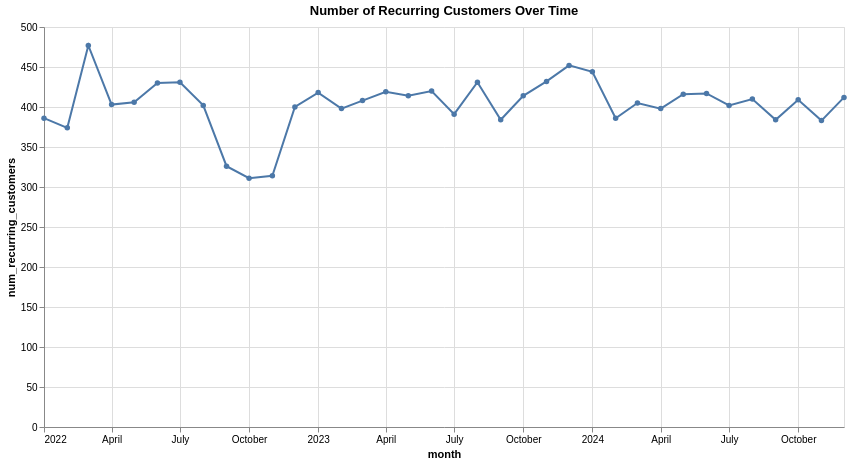

Notebook cell for this chart:
### Code cell
# find recurring customers
recur = total_data.copy()
recur['date_time'] = pd.to_datetime(recur['date_time'])
recur = recur.sort_values(['customer_id', 'date_time']).reset_index(drop=True)

# Identify recurring customers (at least 2 transactions within 50 days)
recurring_customers_set = set()

for cust_id, group in recur.groupby('customer_id'):
    dates = group['date_time'].dt.normalize().drop_duplicates().values
    start = 0
    for end in range(1, len(dates)):
        diff = (dates[end] - dates[start]).astype('timedelta64[D]').astype(int)
        while diff > 30:
            start += 1
            diff = (dates[end] - dates[start]).astype('timedelta64[D]').astype(int)
        if end - start >= 1:
            recurring_customers_set.add(cust_id)
            break

recurring_customers_list = list(recurring_customers_set)
print(f"Found {len(recurring_customers_list)} recurring customers")

# Filter transactions for recurring customers
recur_recurring = recur[recur['customer_id'].isin(recurring_customers_list)].copy()
recur_recurring['month'] = recur_recurring['date_time'].dt.to_period('M').dt.to_timestamp()

# Aggregate monthly
recurring_per_month = recur_recurring.groupby('month')['customer_id'].nunique().reset_index()
recurring_per_month.rename(columns={'customer_id': 'num_recurring_customers'}, inplace=True)

# Altair visualization
chart_recurring = alt.Chart(recurring_per_month).mark_line(point=True).encode(
    x='month:T',
    y='num_recurring_customers:Q',
    tooltip=['month:T', 'num_recurring_customers:Q']
).properties(
    title='Number of Recurring Customers Over Time',
    width=800,
    height=400
)

chart_recurring

### Figure 1 — Vega specification as saved in the notebook (floating-point values rounded to 4 significant figures)
{"$schema": "https://vega.github.io/schema/vega/v5.json", "data": [{"name": "source_0", "values": [{"month": "2022-01-01T00:00:00.000", "num_recurring_customers": 386}, {"month": "2022-02-01T00:00:00.000", "num_recurring_customers": 374}, {"month": "2022-03-01T00:00:00.000", "num_recurring_customers": 477}, {"month": "2022-04-01T00:00:00.000", "num_recurring_customers": 403}, {"month": "2022-05-01T00:00:00.000", "num_recurring_customers": 406}, {"month": "2022-06-01T00:00:00.000", "num_recurring_customers": 430}, {"month": "2022-07-01T00:00:00.000", "num_recurring_customers": 431}, {"month": "2022-08-01T00:00:00.000", "num_recurring_customers": 402}, {"month": "2022-09-01T00:00:00.000", "num_recurring_customers": 326}, {"month": "2022-10-01T00:00:00.000", "num_recurring_customers": 311}, {"month": "2022-11-01T00:00:00.000", "num_recurring_customers": 314}, {"month": "2022-12-01T00:00:00.000", "num_recurring_customers": 400}, {"month": "2023-01-01T00:00:00.000", "num_recurring_customers": 418}, {"month": "2023-02-01T00:00:00.000", "num_recurring_customers": 398}, {"month": "2023-03-01T00:00:00.000", "num_recurring_customers": 408}, {"month": "2023-04-01T00:00:00.000", "num_recurring_customers": 419}, {"month": "2023-05-01T00:00:00.000", "num_recurring_customers": 414}, {"month": "2023-06-01T00:00:00.000", "num_recurring_customers": 420}, {"month": "2023-07-01T00:00:00.000", "num_recurring_customers": 391}, {"month": "2023-08-01T00:00:00.000", "num_recurring_customers": 431}, {"month": "2023-09-01T00:00:00.000", "num_recurring_customers": 384}, {"month": "2023-10-01T00:00:00.000", "num_recurring_customers": 414}, {"month": "2023-11-01T00:00:00.000", "num_recurring_customers": 432}, {"month": "2023-12-01T00:00:00.000", "num_recurring_customers": 452}, {"month": "2024-01-01T00:00:00.000", "num_recurring_customers": 444}, {"month": "2024-02-01T00:00:00.000", "num_recurring_customers": 386}, {"month": "2024-03-01T00:00:00.000", "num_recurring_customers": 405}, {"month": "2024-04-01T00:00:00.000", "num_recurring_customers": 398}, {"month": "2024-05-01T00:00:00.000", "num_recurring_customers": 416}, {"month": "2024-06-01T00:00:00.000", "num_recurring_customers": 417}, {"month": "2024-07-01T00:00:00.000", "num_recurring_customers": 402}, {"month": "2024-08-01T00:00:00.000", "num_recurring_customers": 410}, {"month": "2024-09-01T00:00:00.000", "num_recurring_customers": 384}, {"month": "2024-10-01T00:00:00.000", "num_recurring_customers": 409}, {"month": "2024-11-01T00:00:00.000", "num_recurring_customers": 383}, {"month": "2024-12-01T00:00:00.000", "num_recurring_customers": 412}], "transform": [{"type": "formula", "expr": "toDate(datum['month'])", "as": "month"}]}, {"name": "data_0", "values": [{"month": "2022-01-01T00:00:00.000", "num_recurring_customers": 386}, {"month": "2022-02-01T00:00:00.000", "num_recurring_customers": 374}, {"month": "2022-03-01T00:00:00.000", "num_recurring_customers": 477}, {"month": "2022-04-01T00:00:00.000", "num_recurring_customers": 403}, {"month": "2022-05-01T00:00:00.000", "num_recurring_customers": 406}, {"month": "2022-06-01T00:00:00.000", "num_recurring_customers": 430}, {"month": "2022-07-01T00:00:00.000", "num_recurring_customers": 431}, {"month": "2022-08-01T00:00:00.000", "num_recurring_customers": 402}, {"month": "2022-09-01T00:00:00.000", "num_recurring_customers": 326}, {"month": "2022-10-01T00:00:00.000", "num_recurring_customers": 311}, {"month": "2022-11-01T00:00:00.000", "num_recurring_customers": 314}, {"month": "2022-12-01T00:00:00.000", "num_recurring_customers": 400}, {"month": "2023-01-01T00:00:00.000", "num_recurring_customers": 418}, {"month": "2023-02-01T00:00:00.000", "num_recurring_customers": 398}, {"month": "2023-03-01T00:00:00.000", "num_recurring_customers": 408}, {"month": "2023-04-01T00:00:00.000", "num_recurring_customers": 419}, {"month": "2023-05-01T00:00:00.000", "num_recurring_customers": 414}, {"month": "2023-06-01T00:00:00.000", "num_recurring_customers": 420}, {"month": "2023-07-01T00:00:00.000", "num_recurring_customers": 391}, {"month": "2023-08-01T00:00:00.000", "num_recurring_customers": 431}, {"month": "2023-09-01T00:00:00.000", "num_recurring_customers": 384}, {"month": "2023-10-01T00:00:00.000", "num_recurring_customers": 414}, {"month": "2023-11-01T00:00:00.000", "num_recurring_customers": 432}, {"month": "2023-12-01T00:00:00.000", "num_recurring_customers": 452}, {"month": "2024-01-01T00:00:00.000", "num_recurring_customers": 444}, {"month": "2024-02-01T00:00:00.000", "num_recurring_customers": 386}, {"month": "2024-03-01T00:00:00.000", "num_recurring_customers": 405}, {"month": "2024-04-01T00:00:00.000", "num_recurring_customers": 398}, {"month": "2024-05-01T00:00:00.000", "num_recurring_customers": 416}, {"month": "2024-06-01T00:00:00.000", "num_recurring_customers": 417}, {"month": "2024-07-01T00:00:00.000", "num_recurring_customers": 402}, {"month": "2024-08-01T00:00:00.000", "num_recurring_customers": 410}, {"month": "2024-09-01T00:00:00.000", "num_recurring_customers": 384}, {"month": "2024-10-01T00:00:00.000", "num_recurring_customers": 409}, {"month": "2024-11-01T00:00:00.000", "num_recurring_customers": 383}, {"month": "2024-12-01T00:00:00.000", "num_recurring_customers": 412}], "transform": [{"type": "formula", "expr": "toDate(datum['month'])", "as": "month"}]}], "marks": [{"type": "line", "name": "layer_0_marks", "from": {"data": "source_0"}, "sort": {"field": "x"}, "encode": {"update": {"x": {"field": "month", "scale": "x"}, "y": {"field": "num_recurring_customers", "scale": "y"}, "defined": {"signal": "isValid(datum[\"month\"]) && isFinite(+datum[\"month\"]) && isValid(datum[\"num_recurring_customers\"]) && isFinite(+datum[\"num_recurring_customers\"])"}, "tooltip": {"signal": "{\"month\": timeFormat(datum[\"month\"], '%b %d, %Y'), \"num_recurring_customers\": format(datum[\"num_recurring_customers\"], \"\")}"}, "stroke": {"value": "#4c78a8"}}}, "style": ["line"]}, {"type": "symbol", "name": "layer_1_marks", "from": {"data": "data_0"}, "encode": {"update": {"x": {"field": "month", "scale": "x"}, "y": {"field": "num_recurring_customers", "scale": "y"}, "opacity": {"value": 1}, "fill": {"value": "#4c78a8"}, "tooltip": {"signal": "{\"month\": timeFormat(datum[\"month\"], '%b %d, %Y'), \"num_recurring_customers\": format(datum[\"num_recurring_customers\"], \"\")}"}}}, "style": ["point"]}], "scales": [{"name": "x", "type": "time", "domain": {"fields": [{"data": "source_0", "field": "month"}, {"data": "data_0", "field": "month"}]}, "range": [0, {"signal": "width"}]}, {"name": "y", "type": "linear", "domain": {"fields": [{"data": "source_0", "field": "num_recurring_customers"}, {"data": "data_0", "field": "num_recurring_customers"}]}, "range": [{"signal": "height"}, 0], "nice": true, "zero": true}], "axes": [{"scale": "x", "maxExtent": 0, "zindex": 0, "orient": "bottom", "gridScale": "y", "minExtent": 0, "ticks": false, "aria": false, "grid": true, "domain": false, "tickCount": {"signal": "ceil(width/40)"}, "labels": false}, {"scale": "y", "gridScale": "x", "tickCount": {"signal": "ceil(height/40)"}, "zindex": 0, "minExtent": 0, "aria": false, "labels": false, "maxExtent": 0, "grid": true, "orient": "left", "domain": false, "ticks": false}, {"scale": "x", "labelFlush": true, "tickCount": {"signal": "ceil(width/40)"}, "labelOverlap": true, "zindex": 0, "title": "month", "orient": "bottom", "grid": false}, {"scale": "y", "labelOverlap": true, "grid": false, "title": "num_recurring_customers", "tickCount": {"signal": "ceil(height/40)"}, "zindex": 0, "orient": "left"}], "title": {"text": "Number of Recurring Customers Over Time", "frame": "group"}, "width": 800, "background": "white", "height": 400, "style": "cell", "padding": 5}
